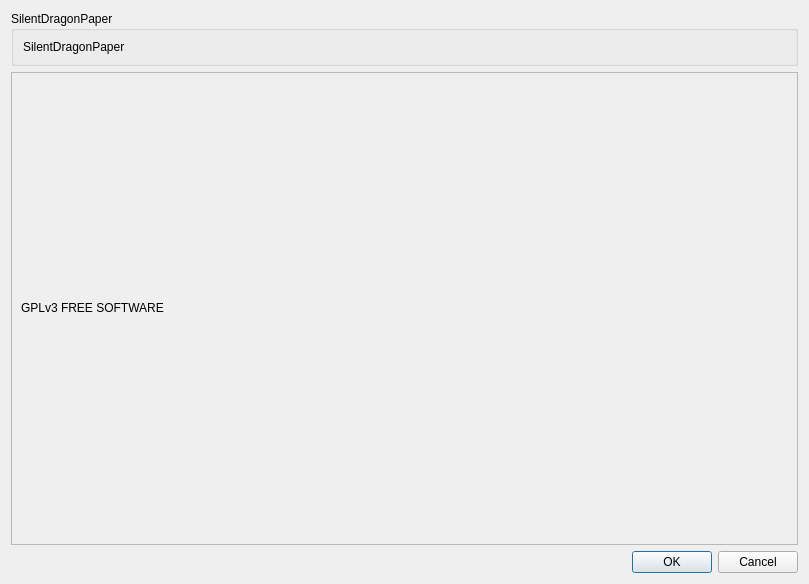
<?xml version="1.0" encoding="UTF-8"?>
<ui version="4.0">
 <class>AboutDialog</class>
 <widget class="QDialog" name="AboutDialog">
  <property name="geometry">
   <rect>
    <x>0</x>
    <y>0</y>
    <width>809</width>
    <height>584</height>
   </rect>
  </property>
  <property name="windowTitle">
   <string>About SilentDragonPaper</string>
  </property>
  <layout class="QGridLayout" name="gridLayout">
   <item row="2" column="0">
    <widget class="QDialogButtonBox" name="buttonBox">
     <property name="orientation">
      <enum>Qt::Horizontal</enum>
     </property>
     <property name="standardButtons">
      <set>QDialogButtonBox::Cancel|QDialogButtonBox::Ok</set>
     </property>
    </widget>
   </item>
   <item row="1" column="0">
    <widget class="QScrollArea" name="scrollArea">
     <property name="widgetResizable">
      <bool>true</bool>
     </property>
     <widget class="QWidget" name="scrollAreaWidgetContents">
      <property name="geometry">
       <rect>
        <x>0</x>
        <y>0</y>
        <width>1398</width>
        <height>750</height>
       </rect>
      </property>
      <layout class="QGridLayout" name="gridLayout_2">
       <item row="0" column="0">
        <widget class="QLabel" name="label">
         <property name="text">
          <string>
GPLv3 FREE SOFTWARE
</string>
         </property>
         <property name="textFormat">
          <enum>Qt::RichText</enum>
         </property>
         <property name="wordWrap">
          <bool>true</bool>
         </property>
        </widget>
       </item>
      </layout>
     </widget>
    </widget>
   </item>
   <item row="0" column="0">
    <widget class="QGroupBox" name="groupBox">
     <property name="title">
      <string>SilentDragonPaper</string>
     </property>
     <layout class="QHBoxLayout" name="horizontalLayout">
      <item>
       <widget class="QLabel" name="lblVersion">
        <property name="text">
         <string>SilentDragonPaper</string>
        </property>
       </widget>
      </item>
     </layout>
    </widget>
   </item>
  </layout>
 </widget>
 <resources/>
 <connections>
  <connection>
   <sender>buttonBox</sender>
   <signal>accepted()</signal>
   <receiver>AboutDialog</receiver>
   <slot>accept()</slot>
   <hints>
    <hint type="sourcelabel">
     <x>248</x>
     <y>254</y>
    </hint>
    <hint type="destinationlabel">
     <x>157</x>
     <y>274</y>
    </hint>
   </hints>
  </connection>
  <connection>
   <sender>buttonBox</sender>
   <signal>rejected()</signal>
   <receiver>AboutDialog</receiver>
   <slot>reject()</slot>
   <hints>
    <hint type="sourcelabel">
     <x>316</x>
     <y>260</y>
    </hint>
    <hint type="destinationlabel">
     <x>286</x>
     <y>274</y>
    </hint>
   </hints>
  </connection>
 </connections>
</ui>
